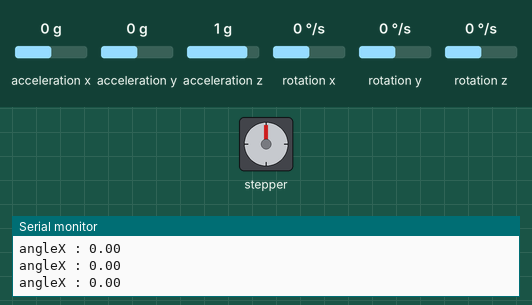
The sketch below on a simulated Arduino Uno, built with avr-gcc and run on an emulated ATmega328P. Parts: stepper motor, the last lines printed to the serial monitor. Inputs (shaded band) come from the test bench; at power-on: acceleration y 0 g, acceleration x 0 g, acceleration z 1 g, rotation x 0 °/s, rotation y 0 °/s, rotation z 0 °/s. Stepper angles assume 600 steps per turn.

Above: at 4.2 s.
4.3 s: acceleration y set to -0.1 g
At 4.55 s:
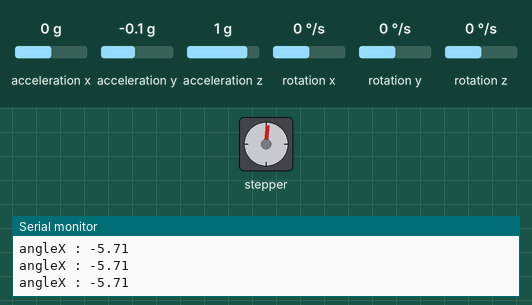
7.3 s: acceleration y set to 0 g
10.3 s: acceleration y set to 0.8 g
13.3 s: acceleration x set to -1.4 g
At 14.9 s:
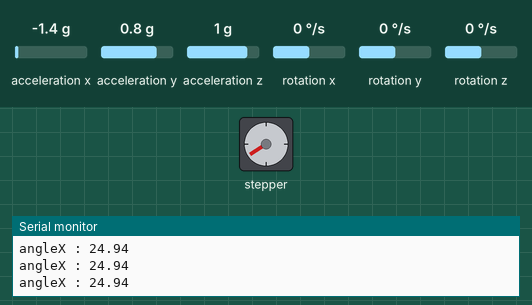
15.9 s: acceleration z set to -1.4 g
At 17.2 s:
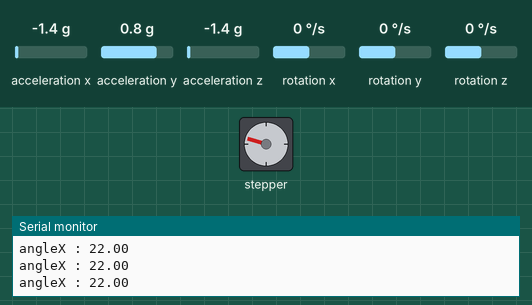
17.6 s: acceleration y set to -1.4 g
At 18.11 s:
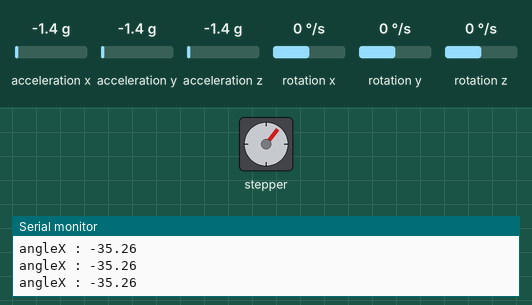
Timing chart, 0 to 24.0 s (numbered marks = the images above; inputs shaded):
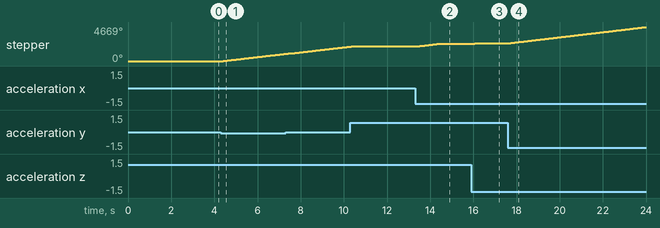

Measured:
- the behaviour switches between 0 and -0.1 g on acceleration y (found by bisection; images 0 and 1)
- after the input at 4.3 s, stepper: keeps turning clockwise at about 348°/s, starting after 0.11 s
- after the input at 13.3 s, stepper: turns 383° clockwise in 1.1 s, starting after 0.11 s
- after the input at 15.9 s, stepper: turns 49° clockwise in 0.13 s, starting after 0.12 s
- after the input at 17.6 s, stepper: keeps turning clockwise at about 351°/s, starting after 0.06 s

The sketch:

stepperplusgyropluspid.ino
```cpp
#include <Stepper.h>
#include <MPU6050_tockn.h>
#include <Wire.h>
#include <PID_v1.h>

MPU6050 mpu6050(Wire);


double Setpoint,Input,Output;
double Kp=1.0,Ki=1.0,Kd=1.0;
PID myPID(&Input,&Output,&Setpoint,Kp,Ki,Kd,DIRECT);

int stppr = 600;
float sttp;
Stepper myStepper ( stppr , 8, 10, 9 ,11);
float anglex;
void setup() {
  Serial.begin(9600);
  Wire.begin();
  mpu6050.begin();
  mpu6050.calcGyroOffsets(true);
  Setpoint=0.0;
  Input=anglex;
  myPID.SetMode(AUTOMATIC);

}

void loop() {
  mpu6050.update();
  Serial.print("angleX : ");
  Serial.println(mpu6050.getAngleX());
  anglex=mpu6050.getAngleX();
  Input=anglex;
  myPID.Compute();
  sttp=Output;
  sttp=sttp/0.17578125;
  myStepper.setSpeed(59);
  myStepper.step(sttp);


}
```
